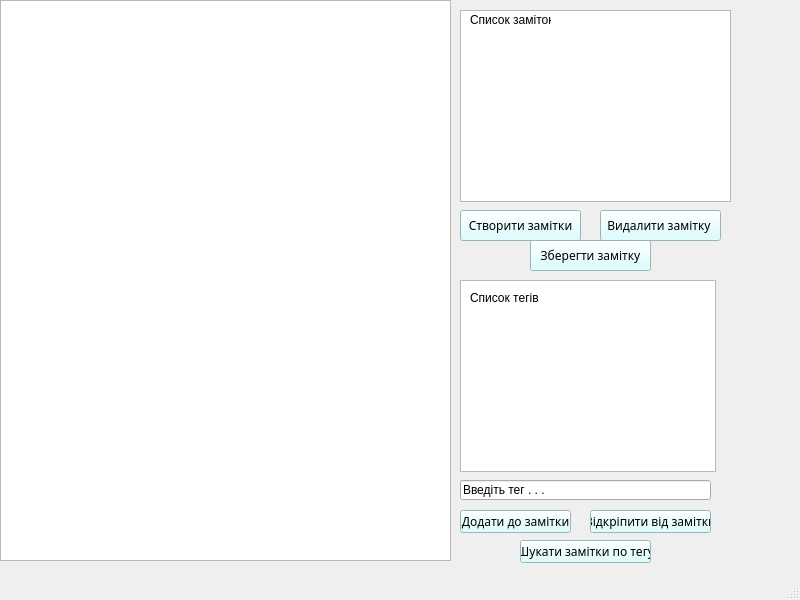
<?xml version="1.0" encoding="UTF-8"?>
<ui version="4.0">
 <class>MainWindow</class>
 <widget class="QMainWindow" name="MainWindow">
  <property name="geometry">
   <rect>
    <x>0</x>
    <y>0</y>
    <width>800</width>
    <height>600</height>
   </rect>
  </property>
  <property name="windowTitle">
   <string>MainWindow</string>
  </property>
  <widget class="QWidget" name="centralwidget">
   <widget class="QTextEdit" name="textEdit">
    <property name="geometry">
     <rect>
      <x>0</x>
      <y>0</y>
      <width>451</width>
      <height>561</height>
     </rect>
    </property>
   </widget>
   <widget class="QListWidget" name="listWidget">
    <property name="geometry">
     <rect>
      <x>460</x>
      <y>10</y>
      <width>271</width>
      <height>192</height>
     </rect>
    </property>
   </widget>
   <widget class="QPushButton" name="pushButton">
    <property name="geometry">
     <rect>
      <x>460</x>
      <y>210</y>
      <width>121</width>
      <height>31</height>
     </rect>
    </property>
    <property name="styleSheet">
     <string notr="true">background:#d3ffff;
coclor:#451765;
font: Montserrat bold</string>
    </property>
    <property name="text">
     <string>Створити замітки</string>
    </property>
   </widget>
   <widget class="QPushButton" name="pushButton_2">
    <property name="geometry">
     <rect>
      <x>600</x>
      <y>210</y>
      <width>121</width>
      <height>31</height>
     </rect>
    </property>
    <property name="styleSheet">
     <string notr="true">background:#d3ffff;
coclor:#451765;
font: Montserrat bold</string>
    </property>
    <property name="text">
     <string>Видалити замітку </string>
    </property>
   </widget>
   <widget class="QPushButton" name="pushButton_3">
    <property name="geometry">
     <rect>
      <x>530</x>
      <y>240</y>
      <width>121</width>
      <height>31</height>
     </rect>
    </property>
    <property name="styleSheet">
     <string notr="true">background:#d3ffff;
coclor:#451765;
font: Montserrat bold</string>
    </property>
    <property name="text">
     <string>Зберегти замітку</string>
    </property>
   </widget>
   <widget class="QListWidget" name="listWidget_2">
    <property name="geometry">
     <rect>
      <x>460</x>
      <y>280</y>
      <width>256</width>
      <height>192</height>
     </rect>
    </property>
   </widget>
   <widget class="QPushButton" name="pushButton_4">
    <property name="geometry">
     <rect>
      <x>460</x>
      <y>510</y>
      <width>111</width>
      <height>23</height>
     </rect>
    </property>
    <property name="styleSheet">
     <string notr="true">background:#d3ffff;
coclor:#451765;
font: Montserrat bold</string>
    </property>
    <property name="text">
     <string>Додати до замітки</string>
    </property>
   </widget>
   <widget class="QPushButton" name="pushButton_5">
    <property name="geometry">
     <rect>
      <x>590</x>
      <y>510</y>
      <width>121</width>
      <height>23</height>
     </rect>
    </property>
    <property name="styleSheet">
     <string notr="true">background:#d3ffff;
coclor:#451765;
font: Montserrat bold</string>
    </property>
    <property name="text">
     <string>Відкріпити від замітки</string>
    </property>
   </widget>
   <widget class="QPushButton" name="pushButton_6">
    <property name="geometry">
     <rect>
      <x>520</x>
      <y>540</y>
      <width>131</width>
      <height>23</height>
     </rect>
    </property>
    <property name="styleSheet">
     <string notr="true">background:#d3ffff;
coclor:#451765;
font: Montserrat bold</string>
    </property>
    <property name="text">
     <string>Шукати замітки по тегу</string>
    </property>
   </widget>
   <widget class="QLabel" name="label">
    <property name="geometry">
     <rect>
      <x>470</x>
      <y>10</y>
      <width>81</width>
      <height>20</height>
     </rect>
    </property>
    <property name="text">
     <string>Список заміток</string>
    </property>
   </widget>
   <widget class="QLabel" name="label_2">
    <property name="geometry">
     <rect>
      <x>470</x>
      <y>290</y>
      <width>81</width>
      <height>16</height>
     </rect>
    </property>
    <property name="text">
     <string>Список тегів</string>
    </property>
   </widget>
   <widget class="QLineEdit" name="lineEdit">
    <property name="geometry">
     <rect>
      <x>460</x>
      <y>480</y>
      <width>251</width>
      <height>20</height>
     </rect>
    </property>
    <property name="text">
     <string>Введіть тег . . .</string>
    </property>
   </widget>
  </widget>
  <widget class="QMenuBar" name="menubar">
   <property name="geometry">
    <rect>
     <x>0</x>
     <y>0</y>
     <width>800</width>
     <height>21</height>
    </rect>
   </property>
  </widget>
  <widget class="QStatusBar" name="statusbar"/>
 </widget>
 <resources/>
 <connections/>
</ui>
